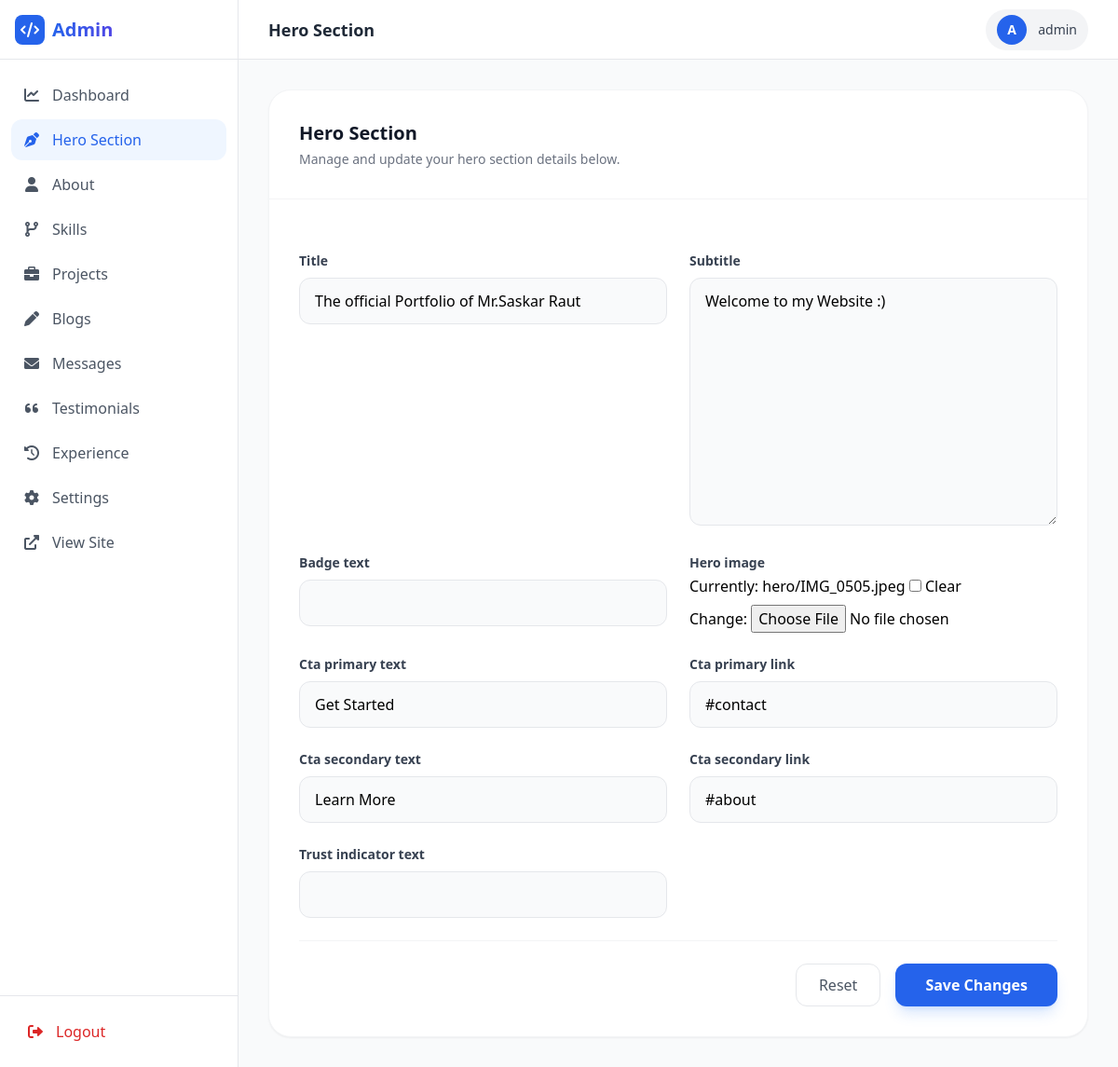
Screenshot of /dashboard/hero/ (signed in) with the database file from the repository.
### portfolio/models.py (models this page shows, shortened)
class HeroSection(models.Model):
    title = models.CharField(max_length=200, null=True, blank=True)
    subtitle = models.TextField(null=True, blank=True)
    badge_text = models.CharField(max_length=100, blank=True, null=True)
    hero_image = models.ImageField(upload_to='hero/', blank=True, null=True)
    cta_primary_text = models.CharField(max_length=50, default="Get Started")
    cta_primary_link = models.CharField(max_length=200, default="#contact")
    cta_secondary_text = models.CharField(max_length=50, default="Learn More")
    cta_secondary_link = models.CharField(max_length=200, default="#about")
    trust_indicator_text = models.CharField(max_length=200, blank=True, null=True)

### portfolio/views.py (the view)
# urls.py: path('dashboard/hero/', views.admin_hero, name='admin_hero'),
@login_required
@superuser_required
def admin_hero(request):
    instance = HeroSection.objects.first()
    if request.method == 'POST':
        form = HeroSectionForm(request.POST, request.FILES, instance=instance)
        if form.is_valid():
            form.save()
            messages.success(request, 'Hero section updated successfully!')
            return redirect('admin_hero')
    else:
        form = HeroSectionForm(instance=instance)
    return render(request, 'portfolio/admin/admin_form.html', {
        'form': form,
        'title': 'Hero Section'
    })

### portfolio/forms.py
class HeroSectionForm(forms.ModelForm):
    class Meta:
        model = HeroSection
        fields = '__all__'

### portfolio/views.py (called while the page is built)
def superuser_required(view_func):
    return user_passes_test(lambda u: u.is_superuser)(view_func)

### portfolio/templates/portfolio/admin/admin_form.html (shortened to what this page needs)
{% extends 'portfolio/admin/admin_base.html' %}
{% block header %}{{ title }}{% endblock %}
{% block content %}
<div class="bg-white dark:bg-gray-800 rounded-3xl shadow-sm border border-gray-100 dark:border-gray-700 overflow-hidden">
    <div class="p-8 border-b border-gray-100 dark:border-gray-700">
        <h2 class="text-xl font-bold text-gray-900 dark:text-white">{{ title }}</h2>
        <p class="text-gray-500 text-sm mt-1">Manage and update your {{ title|lower }} details below.</p>
    </div>
    <form method="post" enctype="multipart/form-data" class="p-8 space-y-6">
        <div class="grid grid-cols-1 md:grid-cols-2 gap-6">
            {% for field in form %}
            <div class="space-y-2 {% if field.field.widget.input_type == 'textarea' or 'ckeditor' in field.field.widget.attrs.class %}md:col-span-2{% endif %}">
                <label for="{{ field.id_for_label }}" class="block text-sm font-semibold text-gray-700 dark:text-gray-300">
                    {{ field.label }}
                </label>
                {{ field }}
            </div>
            {% endfor %}
        </div>
        <div class="pt-6 border-t border-gray-100 dark:border-gray-700 flex justify-end gap-4">
            <button type="reset" class="px-6 py-2.5 rounded-xl border border-gray-200 dark:border-gray-700 text-gray-600 dark:text-gray-400 hover:bg-gray-50 dark:hover:bg-gray-700 transition-colors font-medium">
                Reset
            </button>
            <button type="submit" class="px-8 py-2.5 rounded-xl bg-blue-600 text-white font-bold hover:bg-blue-700 shadow-lg shadow-blue-500/20 transition-all hover:-translate-y-0.5">
                Save Changes
            </button>
        </div>
    </form>
</div>
{% endblock %}

### portfolio/templates/portfolio/admin/admin_base.html (shortened to what this page needs)
{% load static %}
<!DOCTYPE html>
<html lang="en">
<head>
    <script src="https://cdn.tailwindcss.com"></script>
    <link href="https://cdnjs.cloudflare.com/ajax/libs/font-awesome/6.0.0/css/all.min.css" rel="stylesheet">
</head>
<body class="bg-gray-50 dark:bg-gray-900 overflow-hidden">
    <div class="flex h-screen overflow-hidden">
        <aside id="sidebar" class="w-64 bg-white dark:bg-gray-800 border-r border-gray-200 dark:border-gray-700 transition-all duration-300 ease-in-out flex flex-col z-30">
            <div class="h-16 flex items-center justify-between px-4 border-b border-gray-200 dark:border-gray-700">
                <a href="{% url 'admin_dashboard' %}" class="flex items-center gap-2">
                    <div class="w-8 h-8 bg-blue-600 rounded-lg flex items-center justify-center text-white">
                        <i class="fas fa-code"></i>
                    </div>
                    <span class="font-bold text-xl bg-gradient-to-r from-blue-600 to-indigo-600 bg-clip-text text-transparent">
                    </span>
                </a>
            </div>
            <nav class="flex-1 overflow-y-auto py-4 px-3 space-y-1">
                <a href="{% url 'admin_dashboard' %}" class="flex items-center gap-3 px-3 py-2.5 rounded-xl transition-all duration-200 {% if request.resolver_match.url_name == 'admin_dashboard' %}bg-blue-50 dark:bg-blue-900/20 text-blue-600 dark:text-blue-400{% else %}text-gray-600 dark:text-gray-400 hover:bg-gray-100 dark:hover:bg-gray-700{% endif %}">
                    <i class="fas fa-chart-line w-5 text-center"></i>
                    <span class="font-medium">Dashboard</span>
                </a>
                <a href="{% url 'admin_hero' %}" class="flex items-center gap-3 px-3 py-2.5 rounded-xl transition-all duration-200 {% if request.resolver_match.url_name == 'admin_hero' %}bg-blue-50 dark:bg-blue-900/20 text-blue-600 dark:text-blue-400{% else %}text-gray-600 dark:text-gray-400 hover:bg-gray-100 dark:hover:bg-gray-700{% endif %}">
                    <i class="fas fa-pen-nib w-5 text-center"></i>
                    <span class="font-medium">Hero Section</span>
                </a>
                <a href="{% url 'admin_about' %}" class="flex items-center gap-3 px-3 py-2.5 rounded-xl transition-all duration-200 {% if request.resolver_match.url_name == 'admin_about' %}bg-blue-50 dark:bg-blue-900/20 text-blue-600 dark:text-blue-400{% else %}text-gray-600 dark:text-gray-400 hover:bg-gray-100 dark:hover:bg-gray-700{% endif %}">
                    <i class="fas fa-user w-5 text-center"></i>
                    <span class="font-medium">About</span>
                </a>
                <a href="{% url 'admin_list' model_name='skills' %}" class="flex items-center gap-3 px-3 py-2.5 rounded-xl transition-all duration-200 {% if request.resolver_match.kwargs.model_name == 'skills' %}bg-blue-50 dark:bg-blue-900/20 text-blue-600 dark:text-blue-400{% else %}text-gray-600 dark:text-gray-400 hover:bg-gray-100 dark:hover:bg-gray-700{% endif %}">
                    <i class="fas fa-code-branch w-5 text-center"></i>
                    <span class="font-medium">Skills</span>
                </a>
                <a href="{% url 'admin_list' model_name='projects' %}" class="flex items-center gap-3 px-3 py-2.5 rounded-xl transition-all duration-200 {% if request.resolver_match.kwargs.model_name == 'projects' %}bg-blue-50 dark:bg-blue-900/20 text-blue-600 dark:text-blue-400{% else %}text-gray-600 dark:text-gray-400 hover:bg-gray-100 dark:hover:bg-gray-700{% endif %}">
                    <i class="fas fa-briefcase w-5 text-center"></i>
                    <span class="font-medium">Projects</span>
                </a>
                <a href="{% url 'admin_list' model_name='blogs' %}" class="flex items-center gap-3 px-3 py-2.5 rounded-xl transition-all duration-200 {% if request.resolver_match.kwargs.model_name == 'blogs' %}bg-blue-50 dark:bg-blue-900/20 text-blue-600 dark:text-blue-400{% else %}text-gray-600 dark:text-gray-400 hover:bg-gray-100 dark:hover:bg-gray-700{% endif %}">
                    <i class="fas fa-pen w-5 text-center"></i>
                    <span class="font-medium">Blogs</span>
                </a>
                <a href="{% url 'admin_list' model_name='messages' %}" class="flex items-center gap-3 px-3 py-2.5 rounded-xl transition-all duration-200 {% if request.resolver_match.kwargs.model_name == 'messages' %}bg-blue-50 dark:bg-blue-900/20 text-blue-600 dark:text-blue-400{% else %}text-gray-600 dark:text-gray-400 hover:bg-gray-100 dark:hover:bg-gray-700{% endif %}">
                    <i class="fas fa-envelope w-5 text-center"></i>
                    <span class="font-medium">Messages</span>
                </a>
                <a href="{% url 'admin_list' model_name='testimonials' %}" class="flex items-center gap-3 px-3 py-2.5 rounded-xl transition-all duration-200 {% if request.resolver_match.kwargs.model_name == 'testimonials' %}bg-blue-50 dark:bg-blue-900/20 text-blue-600 dark:text-blue-400{% else %}text-gray-600 dark:text-gray-400 hover:bg-gray-100 dark:hover:bg-gray-700{% endif %}">
                    <i class="fas fa-quote-left w-5 text-center"></i>
                    <span class="font-medium">Testimonials</span>
                </a>
                <a href="{% url 'admin_list' model_name='experience' %}" class="flex items-center gap-3 px-3 py-2.5 rounded-xl transition-all duration-200 {% if request.resolver_match.kwargs.model_name == 'experience' %}bg-blue-50 dark:bg-blue-900/20 text-blue-600 dark:text-blue-400{% else %}text-gray-600 dark:text-gray-400 hover:bg-gray-100 dark:hover:bg-gray-700{% endif %}">
                    <i class="fas fa-history w-5 text-center"></i>
                    <span class="font-medium">Experience</span>
                </a>
                <a href="{% url 'admin_settings' %}" class="flex items-center gap-3 px-3 py-2.5 rounded-xl transition-all duration-200 {% if request.resolver_match.url_name == 'admin_settings' %}bg-blue-50 dark:bg-blue-900/20 text-blue-600 dark:text-blue-400{% else %}text-gray-600 dark:text-gray-400 hover:bg-gray-100 dark:hover:bg-gray-700{% endif %}">
                    <i class="fas fa-cog w-5 text-center"></i>
                    <span class="font-medium">Settings</span>
                </a>
                <a href="{% url 'index' %}" target="_blank" class="flex items-center gap-3 px-3 py-2.5 rounded-xl text-gray-600 dark:text-gray-400 hover:bg-gray-100 dark:hover:bg-gray-700">
                    <i class="fas fa-external-link-alt w-5 text-center"></i>
                    <span class="font-medium">View Site</span>
                </a>
            </nav>
            <div class="p-4 border-t border-gray-200 dark:border-gray-700">
                <form action="{% url 'logout' %}" method="post">
                    <button type="submit" class="w-full flex items-center gap-3 px-3 py-2.5 rounded-xl text-red-600 hover:bg-red-50 dark:hover:bg-red-900/10 transition-colors">
                        <i class="fas fa-sign-out-alt w-5 text-center"></i>
                        <span class="font-medium">Logout</span>
                    </button>
                </form>
            </div>
        </aside>
        <div class="flex-1 flex flex-col min-w-0 overflow-hidden">
            <header class="h-16 bg-white dark:bg-gray-800 border-b border-gray-200 dark:border-gray-700 flex items-center justify-between px-8 z-20">
                <h2 class="text-lg font-semibold text-gray-800 dark:text-white">
                    {% block header %}{% endblock %}
                </h2>
                <div class="flex items-center gap-4">
                    <div class="flex items-center gap-3 px-3 py-1.5 rounded-full bg-gray-100 dark:bg-gray-700">
                        <div class="w-8 h-8 rounded-full bg-blue-600 flex items-center justify-center text-white text-sm font-bold">
                            {{ user.username|first|upper }}
                        </div>
                        <span class="text-sm font-medium text-gray-700 dark:text-gray-300">{{ user.username }}</span>
                    </div>
                </div>
            </header>
            <main class="flex-1 overflow-y-auto p-8">
                <div class="max-w-6xl mx-auto">
                    {% block content %}{% endblock %}
                </div>
            </main>
        </div>
    </div>
</body>
</html>

### portfolio/templates/portfolio/admin/admin_form.html (style rules this page uses)
input[type="text"], input[type="email"], input[type="url"], input[type="number"], input[type="password"], select, textarea { width: 100%; padding: 0.75rem 1rem; border-radius: 0.75rem; border-width: 1px; background-color: #f9fafb; border-color: #e5e7eb; transition: all 0.2s; }

### rows the page displays
HeroSection: form "The official Portfolio of Mr.Saskar Raut" "Welcome to my Website :)" "Get Started" "#contact" "Learn More" "#about"

### other values shown
{{ title }} "Hero Section"
{{ user.username|first|upper }} "A"
{{ user.username }} "admin"
{{ title|lower }} "hero section"
{{ field.label }} "Title" "Subtitle" "Badge text" "Hero image" "Cta primary text" "Cta primary link" "Cta secondary text" "Cta secondary link" "Trust indicator text"
